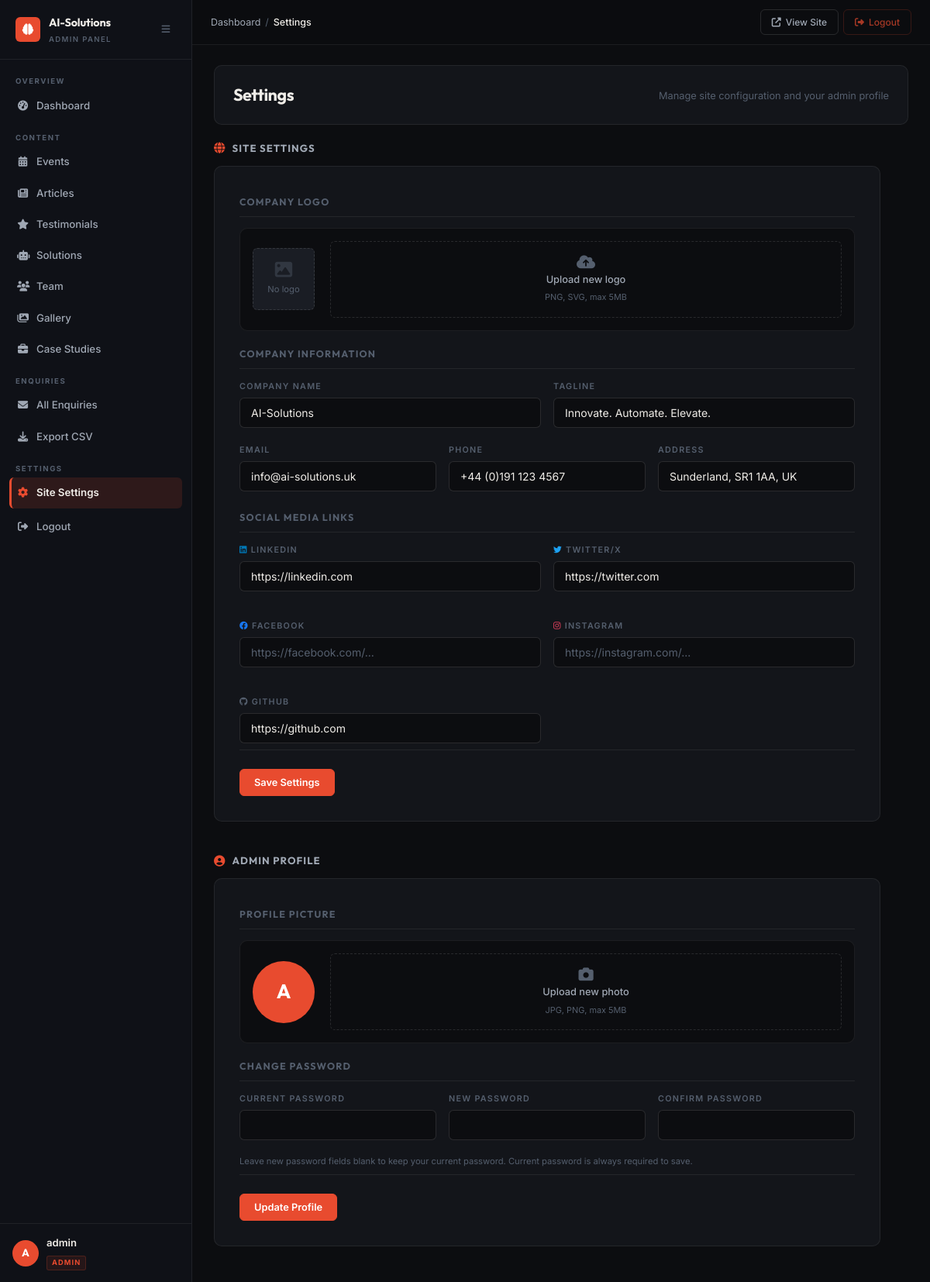
/admin/settings (signed in), run on an earlier commit of the app's database.
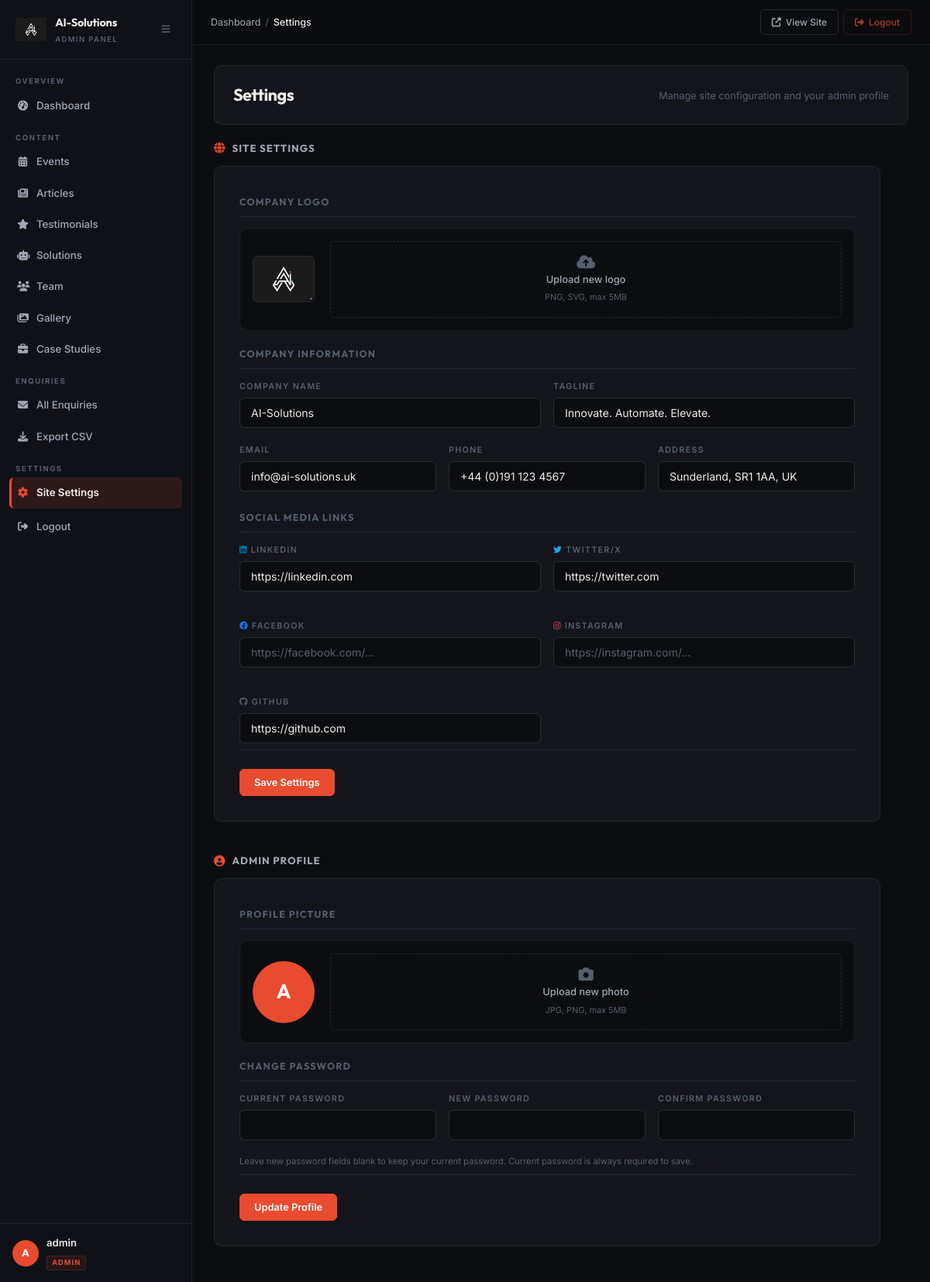
And on a later commit of the database.
### models.py (models this page shows)
class SiteSettings(db.Model):
    __tablename__ = 'site_settings'
    id = db.Column(db.Integer, primary_key=True)
    company_logo = db.Column(db.String(300), nullable=True)
    company_name = db.Column(db.String(200), default='AI-Solutions')
    tagline = db.Column(db.String(500))
    address = db.Column(db.String(300))
    email = db.Column(db.String(120))
    phone = db.Column(db.String(50))
    linkedin_url = db.Column(db.String(300), nullable=True)
    twitter_url = db.Column(db.String(300), nullable=True)
    facebook_url = db.Column(db.String(300), nullable=True)
    instagram_url = db.Column(db.String(300), nullable=True)
    github_url = db.Column(db.String(300), nullable=True)

### app.py (the view, shortened to what this page needs)
@app.route('/admin/settings', methods=['GET', 'POST'])
@login_required
def admin_settings():
    site = db.session.get(SiteSettings, 1)
    if not site:
        site = SiteSettings(id=1)
        db.session.add(site)
        db.session.commit()
    site_form = SiteSettingsForm(obj=site)
    profile_form = AdminProfileForm()
    return render_template('admin/settings.html', site_form=site_form, profile_form=profile_form, site=site)

### forms.py
class SiteSettingsForm(FlaskForm):
    company_logo = FileField('Company Logo', validators=[Optional(), FileAllowed(ALLOWED, 'Images only!')])
    company_name = StringField('Company Name', validators=[DataRequired(), Length(max=200)])
    tagline = StringField('Tagline', validators=[Optional(), Length(max=500)])
    address = StringField('Address', validators=[Optional(), Length(max=300)])
    email = StringField('Email', validators=[Optional(), Email()])
    phone = StringField('Phone', validators=[Optional(), Length(max=50)])
    linkedin_url = StringField('LinkedIn', validators=[Optional(), Length(max=300)])
    twitter_url = StringField('Twitter/X', validators=[Optional(), Length(max=300)])
    facebook_url = StringField('Facebook', validators=[Optional(), Length(max=300)])
    instagram_url = StringField('Instagram', validators=[Optional(), Length(max=300)])
    github_url = StringField('GitHub', validators=[Optional(), Length(max=300)])
    submit = SubmitField('Save Settings')

### app.py (called while the page is built)
@login_manager.user_loader
def load_user(user_id):
    return db.session.get(AdminUser, int(user_id))

### templates/admin/settings.html (shortened to what the changed rows need)
{% extends 'admin/base_admin.html' %}
{% block content %}
<div class="page-header">
    <h1 class="page-title">Settings</h1>
</div>
<div class="admin-card form-card">
    <form method="POST" enctype="multipart/form-data">
        <div class="logo-upload-wrap">
            <div class="logo-preview-box">
                {% if site and site.company_logo %}
                    <img src="{{ url_for('static', filename=site.company_logo) }}" alt="Current Logo" id="logoPreview" class="logo-preview-img">
                {% else %}
                    <div class="logo-placeholder" id="logoPlaceholder">
                        <i class="fas fa-image"></i>
                        <span>No logo</span>
                    </div>
                {% endif %}
            </div>
        </div>
        <div class="form-grid form-grid-2">
            <div class="form-group">
                {{ site_form.company_name.label(class="form-label") }}
                {{ site_form.company_name(class="form-input") }}
            </div>
            <div class="form-group">
                {{ site_form.tagline.label(class="form-label") }}
                {{ site_form.tagline(class="form-input") }}
            </div>
        </div>
        <div class="form-grid form-grid-3">
            <div class="form-group">
                {{ site_form.email.label(class="form-label") }}
                {{ site_form.email(class="form-input") }}
            </div>
            <div class="form-group">
                {{ site_form.phone.label(class="form-label") }}
                {{ site_form.phone(class="form-input") }}
            </div>
            <div class="form-group">
                {{ site_form.address.label(class="form-label") }}
                {{ site_form.address(class="form-input") }}
            </div>
        </div>
        <div class="form-grid form-grid-2">
            <div class="form-group">
                <label class="form-label"><i class="fab fa-linkedin" style="color:#0077b5"></i> {{ site_form.linkedin_url.label.text }}</label>
                {{ site_form.linkedin_url(class="form-input", placeholder="https://linkedin.com/company/...") }}
            </div>
            <div class="form-group">
                <label class="form-label"><i class="fab fa-twitter" style="color:#1da1f2"></i> {{ site_form.twitter_url.label.text }}</label>
                {{ site_form.twitter_url(class="form-input", placeholder="https://twitter.com/...") }}
            </div>
            <div class="form-group">
                <label class="form-label"><i class="fab fa-facebook" style="color:#1877f2"></i> {{ site_form.facebook_url.label.text }}</label>
                {{ site_form.facebook_url(class="form-input", placeholder="https://facebook.com/...") }}
            </div>
            <div class="form-group">
                <label class="form-label"><i class="fab fa-instagram" style="color:#e4405f"></i> {{ site_form.instagram_url.label.text }}</label>
                {{ site_form.instagram_url(class="form-input", placeholder="https://instagram.com/...") }}
            </div>
            <div class="form-group">
                <label class="form-label"><i class="fab fa-github"></i> {{ site_form.github_url.label.text }}</label>
                {{ site_form.github_url(class="form-input", placeholder="https://github.com/...") }}
            </div>
        </div>
    </form>
</div>
{% endblock %}

### templates/admin/_sidebar.html (shortened to what the changed rows need)
<nav class="admin-sidebar" id="adminSidebar">
    <div class="sidebar-header">
        <div class="sidebar-logo">
            {% if settings and settings.company_logo %}
                <img src="{{ url_for('static', filename=settings.company_logo) }}" alt="Logo" class="sidebar-logo-img">
            {% else %}
                <div class="sidebar-logo-icon"><i class="fas fa-brain"></i></div>
            {% endif %}
        </div>
        <div class="sidebar-brand">
            <span class="brand-name">{{ settings.company_name if settings else 'AI-Solutions' }}</span>
            <span class="brand-tag">Admin Panel</span>
        </div>
    </div>
</nav>

What changed in the data, as far as the page shows it:
changed SiteSettings "AI-Solutions": company_logo: picture added
Also different on the page:
text no longer shown: "No logo"
